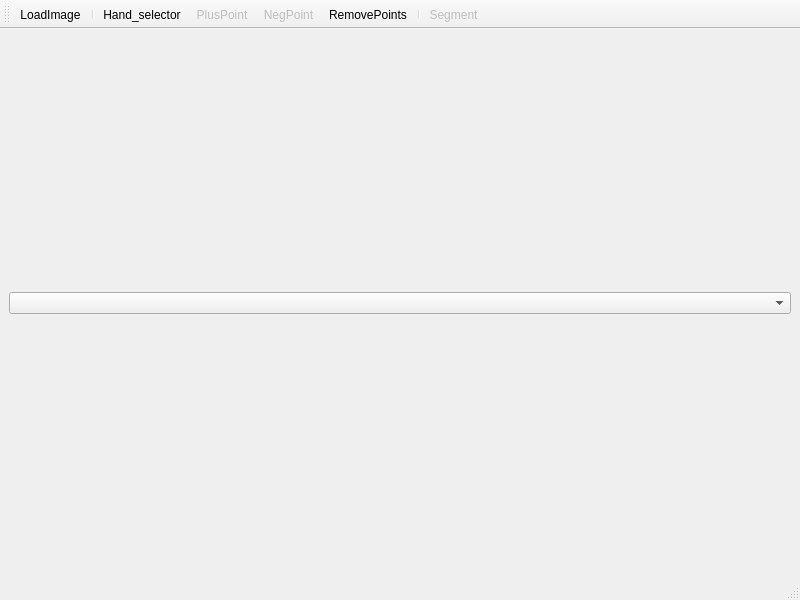
<?xml version="1.0" encoding="UTF-8"?>
<ui version="4.0">
 <class>MainWindow</class>
 <widget class="QMainWindow" name="MainWindow">
  <property name="geometry">
   <rect>
    <x>0</x>
    <y>0</y>
    <width>800</width>
    <height>600</height>
   </rect>
  </property>
  <property name="windowTitle">
   <string>MainWindow</string>
  </property>
  <widget class="QWidget" name="centralwidget">
   <layout class="QVBoxLayout" name="verticalLayout_2">
    <item>
     <widget class="QComboBox" name="comboBox"/>
    </item>
    <item>
     <layout class="QVBoxLayout" name="verticalLayout"/>
    </item>
   </layout>
  </widget>
  <widget class="QMenuBar" name="menubar">
   <property name="geometry">
    <rect>
     <x>0</x>
     <y>0</y>
     <width>800</width>
     <height>26</height>
    </rect>
   </property>
  </widget>
  <widget class="QStatusBar" name="statusbar"/>
  <widget class="QToolBar" name="toolBar">
   <property name="windowTitle">
    <string>toolBar</string>
   </property>
   <attribute name="toolBarArea">
    <enum>TopToolBarArea</enum>
   </attribute>
   <attribute name="toolBarBreak">
    <bool>false</bool>
   </attribute>
   <addaction name="actionLoadImage"/>
   <addaction name="separator"/>
   <addaction name="actionHand_selector"/>
   <addaction name="actionPlusPoint"/>
   <addaction name="actionNegPoint"/>
   <addaction name="actionRemovePoints"/>
   <addaction name="separator"/>
   <addaction name="actionSegment"/>
  </widget>
  <action name="actionLoadImage">
   <property name="text">
    <string>LoadImage</string>
   </property>
  </action>
  <action name="actionPlusPoint">
   <property name="checkable">
    <bool>true</bool>
   </property>
   <property name="enabled">
    <bool>false</bool>
   </property>
   <property name="text">
    <string>PlusPoint</string>
   </property>
  </action>
  <action name="actionNegPoint">
   <property name="checkable">
    <bool>true</bool>
   </property>
   <property name="enabled">
    <bool>false</bool>
   </property>
   <property name="text">
    <string>NegPoint</string>
   </property>
  </action>
  <action name="actionHand_selector">
   <property name="checkable">
    <bool>true</bool>
   </property>
   <property name="text">
    <string>Hand_selector</string>
   </property>
  </action>
  <action name="actionSegment">
   <property name="enabled">
    <bool>false</bool>
   </property>
   <property name="text">
    <string>Segment</string>
   </property>
  </action>
  <action name="actionRemovePoints">
   <property name="text">
    <string>RemovePoints</string>
   </property>
  </action>
 </widget>
 <resources/>
 <connections/>
</ui>
